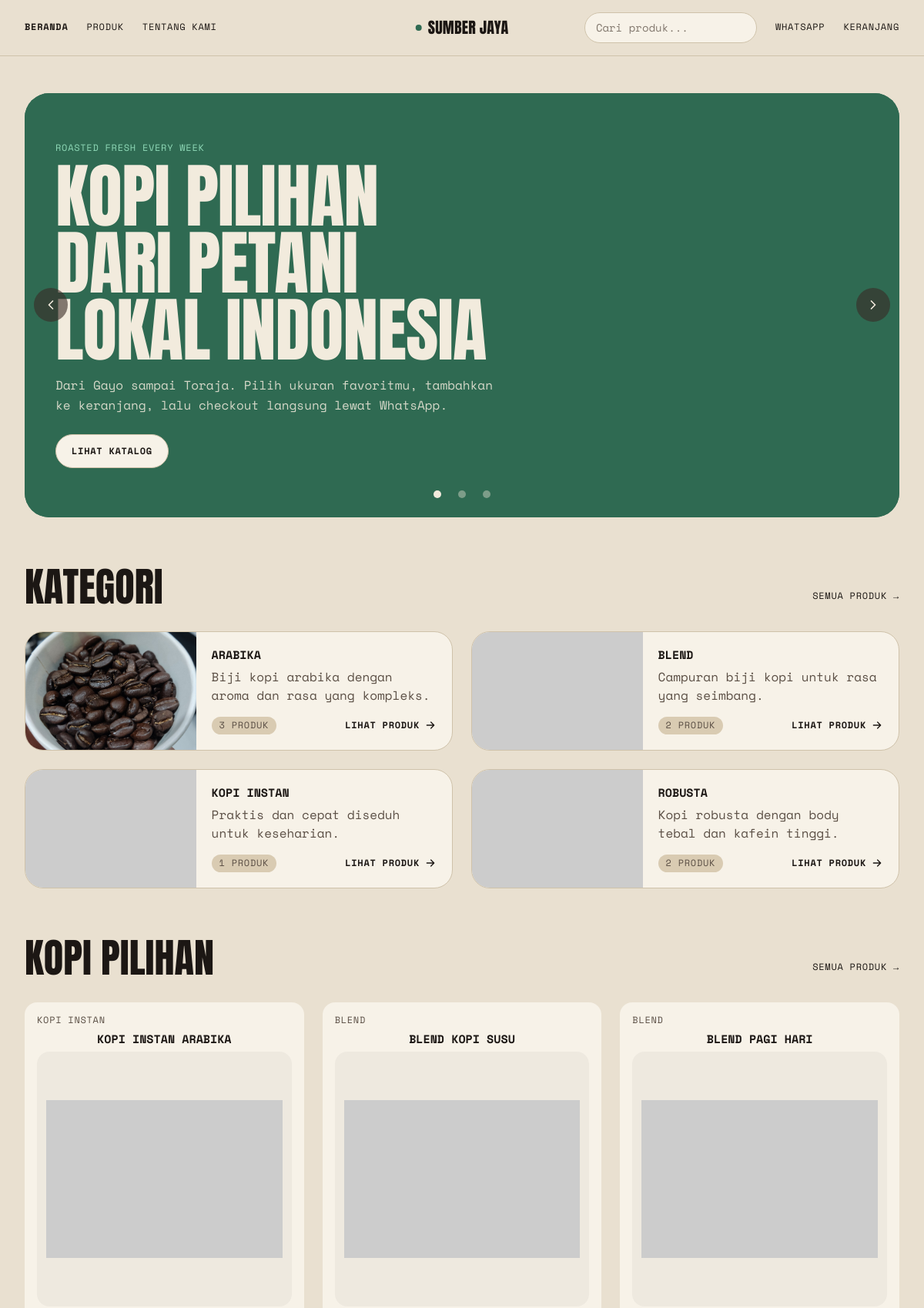
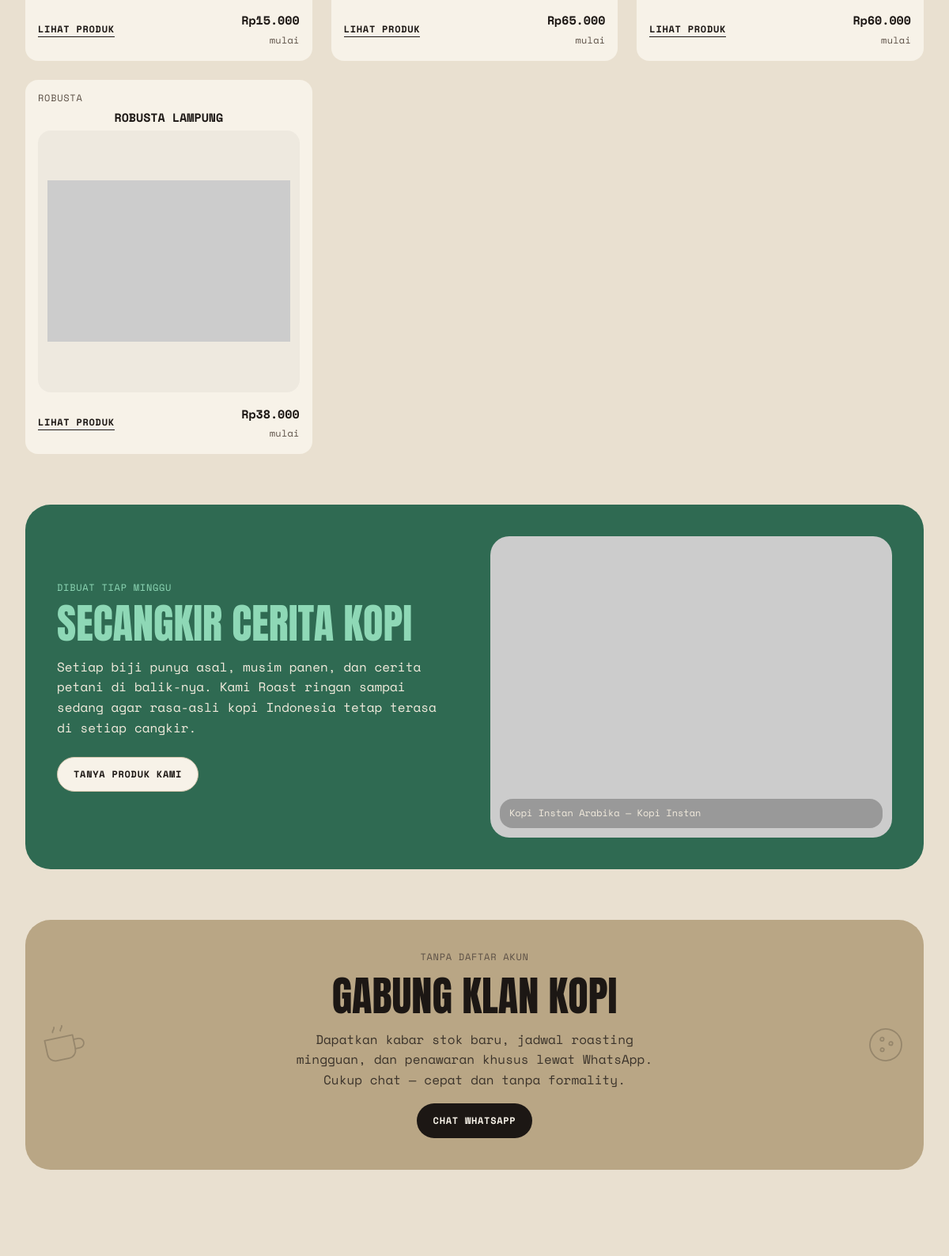
The page / (upper part) on the database its author committed (2 pictures, top to bottom).
### tables this page shows
CREATE TABLE IF NOT EXISTS `settings` (
  `id`              TINYINT UNSIGNED NOT NULL DEFAULT 1,
  `store_name`      VARCHAR(100) NOT NULL DEFAULT 'Sumber Jaya',
  `whatsapp_number` VARCHAR(30) NOT NULL DEFAULT '6281234567890',  
  `phone`           VARCHAR(30) NULL DEFAULT NULL,
  `address`         VARCHAR(255) NULL DEFAULT NULL,
  `email`           VARCHAR(100) NULL DEFAULT NULL,
  `about_text`      TEXT NULL,
  PRIMARY KEY (`id`)
);

CREATE TABLE IF NOT EXISTS `hero_slides` (
  `id`         INT UNSIGNED NOT NULL AUTO_INCREMENT,
  `label`      VARCHAR(100) NULL DEFAULT NULL,
  `title`      VARCHAR(150) NOT NULL,
  `text`       VARCHAR(300) NULL DEFAULT NULL,
  `image_url`  VARCHAR(500) NULL DEFAULT NULL,
  `cta_text`   VARCHAR(50) NULL DEFAULT NULL,
  `cta_url`    VARCHAR(255) NULL DEFAULT NULL,
  `sort_order` INT NOT NULL DEFAULT 0,
  `is_active`  TINYINT(1) NOT NULL DEFAULT 1,
  `created_at` DATETIME NULL DEFAULT NULL,
  PRIMARY KEY (`id`),
  KEY `idx_hero_slides_order` (`sort_order`, `is_active`)
);

CREATE TABLE IF NOT EXISTS `categories` (
  `id`          INT UNSIGNED NOT NULL AUTO_INCREMENT,
  `name`        VARCHAR(100) NOT NULL,
  `slug`        VARCHAR(120) NOT NULL,
  `description` VARCHAR(255) NULL DEFAULT NULL,
  `image_url`   VARCHAR(500) NULL DEFAULT NULL,
  `created_at`  DATETIME NULL DEFAULT NULL,
  PRIMARY KEY (`id`),
  UNIQUE KEY `uq_categories_slug` (`slug`)
);

CREATE TABLE IF NOT EXISTS `products` (
  `id`          INT UNSIGNED NOT NULL AUTO_INCREMENT,
  `category_id` INT UNSIGNED NOT NULL,
  `name`        VARCHAR(150) NOT NULL,
  `slug`        VARCHAR(170) NOT NULL,
  `description` TEXT NULL,
  `image_url`   VARCHAR(500) NULL DEFAULT NULL,
  `is_active`   TINYINT(1) NOT NULL DEFAULT 1,
  `created_at`  DATETIME NULL DEFAULT NULL,
  `updated_at`  DATETIME NULL DEFAULT NULL,
  PRIMARY KEY (`id`),
  UNIQUE KEY `uq_products_slug` (`slug`),
  KEY `idx_products_category` (`category_id`),
  CONSTRAINT `fk_products_category`
    FOREIGN KEY (`category_id`) REFERENCES `categories` (`id`)
    ON DELETE CASCADE ON UPDATE CASCADE
);

### application/views/home.php (the view, shortened to what the rows shown need)
<?php
$heroSlides = isset($heroSlides) ? $heroSlides : array();
$heroTotal = count($heroSlides);
$heroColors = array('bg-ds-forest', 'bg-ds-frame', 'bg-ds-ink');
$featureProduct = $featured ? $featured[0] : NULL;
?>
<section id="heroSlider" class="relative overflow-hidden rounded-xl bg-ds-forest" aria-roledescription="carousel" aria-label="Sorotan toko">
	<div class="grid">
		<?php foreach ($heroSlides as $i => $slide): ?>
			<div data-hero-slide
			     class="col-start-1 row-start-1 transition-opacity duration-700 <?= $i === 0 ? 'opacity-100' : 'opacity-0 pointer-events-none' ?>"
			     aria-roledescription="slide"
			     aria-label="Slide <?= $i + 1 ?> dari <?= count($heroSlides) ?>"
			     aria-hidden="<?= $i === 0 ? 'false' : 'true' ?>"
			     <?= $i === 0 ? '' : 'inert' ?>>
				<?php
				$ctaText = trim((string) $slide['cta_text']);
				$ctaUrl  = trim((string) $slide['cta_url']);
				if ($ctaUrl !== '' && ! preg_match('#^https?://#i', $ctaUrl))
				{
					$ctaUrl = site_url($ctaUrl);
				}
				?>
				<div class="relative <?= esc($heroColors[$i % count($heroColors)], 'attr') ?>">
					<div class="relative flex min-h-[26rem] items-end px-5 py-10 md:min-h-[32rem] md:items-center md:px-10 md:py-16">
						<div class="w-full max-w-3xl">
							<?php if (trim((string) $slide['label']) !== ''): ?>
								<p class="ds-label mb-3 text-ds-mint"><?= esc($slide['label']) ?></p>
							<?php endif; ?>
							<?php if ($i === 0): ?>
								<h1 class="ds-display-xl mb-4 text-ds-on-forest"><?= esc($slide['title']) ?></h1>
							<?php else: ?>
								<h2 class="ds-display-xl mb-4 text-ds-on-forest"><?= esc($slide['title']) ?></h2>
							<?php endif; ?>
							<?php if (trim((string) $slide['text']) !== ''): ?>
								<p class="ds-body ds-measure mb-6 text-ds-on-forest/85"><?= esc($slide['text']) ?></p>
							<?php endif; ?>
							<?php if ($ctaText !== '' && $ctaUrl !== ''): ?>
								<a href="<?= esc($ctaUrl, 'attr') ?>" class="ds-btn ds-btn--light">
									<?= esc($ctaText) ?>
								</a>
							<?php endif; ?>
						</div>
					</div>
				</div>
			</div>
		<?php endforeach; ?>
	</div>
	<?php if ($heroTotal > 1): ?>
	<div class="absolute inset-x-0 bottom-4 z-10 flex justify-center gap-1">
		<?php foreach ($heroSlides as $i => $slide): ?>
			<button type="button" data-hero-dot="<?= $i ?>" aria-label="Ke slide <?= $i + 1 ?>"
			        aria-current="<?= $i === 0 ? 'true' : 'false' ?>"
			        class="inline-flex h-7 w-7 items-center justify-center rounded-full focus:outline-none focus-visible:ring-2 focus-visible:ring-ds-mint">
				<span class="h-2.5 w-2.5 rounded-full <?= $i === 0 ? 'bg-ds-on-forest' : 'bg-ds-on-forest/40' ?>"></span>
			</button>
		<?php endforeach; ?>
	</div>
	<?php endif; ?>
</section>
<section class="mt-12 md:mt-16">
	<div class="mb-6 flex items-end justify-between gap-4 md:mb-8">
		<h2 class="ds-display-lg">Kategori</h2>
	</div>
	<?php if ( ! $categories): ?>
		<div class="ds-panel text-center text-ds-ink-soft">
			Belum ada kategori. Silakan tambahkan lewat halaman admin.
		</div>
	<?php else: ?>
		<div class="grid grid-cols-1 gap-4 md:grid-cols-2 md:gap-6">
			<?php foreach ($categories as $category): ?>
				<?php
				$categoryUrl   = site_url('products?kategori='.$category['slug']);
				$categoryImage = trim((string) $category['image_url']);
				?>
				<article class="ds-cat-card">
					<div class="ds-cat-card__media">
						<span class="ds-cat-card__fallback" aria-hidden="true">
						</span>
						<?php if ($categoryImage !== ''): ?>
							<img src="<?= esc(img_src($categoryImage), 'attr') ?>" alt="" loading="lazy"
							     onerror="this.style.display='none'">
						<?php endif; ?>
					</div>
					<div class="ds-cat-card__body">
						<h3 class="ds-title-sm ds-cat-card__name">
							<a href="<?= esc($categoryUrl, 'attr') ?>" class="ds-cat-card__link"><?= esc($category['name']) ?></a>
						</h3>
						<?php if (trim((string) $category['description']) !== ''): ?>
							<p class="ds-cat-card__desc"><?= esc((string) $category['description']) ?></p>
						<?php endif; ?>
						<div class="ds-cat-card__foot">
							<span class="ds-badge ds-badge--muted"><?= (int) $category['product_count'] ?> produk</span>
							<span class="ds-cat-card__cta">
								Lihat produk
								<svg viewBox="0 0 24 24" class="h-4 w-4" fill="none" stroke="currentColor" stroke-width="2" stroke-linecap="round" stroke-linejoin="round" aria-hidden="true">
									<path d="M5 12h14M13 6l6 6-6 6"/>
								</svg>
							</span>
						</div>
					</div>
				</article>
			<?php endforeach; ?>
		</div>
	<?php endif; ?>
</section>
<section class="mt-12 md:mt-16">
	<div class="mb-6 flex items-end justify-between gap-4 md:mb-8">
		<h2 class="ds-display-lg">Kopi Pilihan</h2>
	</div>
	<?php if ( ! $featured): ?>
		<div class="ds-panel text-center text-ds-ink-soft">
			Belum ada produk. Silakan tambahkan lewat halaman admin.
		</div>
	<?php else: ?>
		<div class="grid grid-cols-1 gap-3 md:grid-cols-2 md:gap-4 lg:grid-cols-3 lg:gap-6">
			<?php foreach ($featured as $product): ?>
				<?php $this->load->view('products/_card', array('product' => $product)); ?>
			<?php endforeach; ?>
		</div>
	<?php endif; ?>
</section>
<?php if ( ! empty($store['whatsapp_number'])): ?>
<section class="mt-12 md:mt-16">
	<div class="ds-feature">
		<div>
			<h2 class="ds-display-lg mb-4 text-ds-mint">Secangkir Cerita Kopi</h2>
		</div>
		<figure class="ds-feature__media">
			<?php if ($featureProduct && ! empty($featureProduct['image_url'])): ?>
				<img src="<?= esc(img_src($featureProduct['image_url']), 'attr') ?>" alt="<?= esc($featureProduct['name']) ?>"
				     class="aspect-[4/3] h-full w-full object-cover"
				     onerror="this.onerror=null;this.src='https://placehold.co/800x600/f5f5f4/78716c?text=Gambar+tidak+tersedia'">
				<figcaption class="ds-feature__caption">
					<?= esc($featureProduct['name']) ?>
					<?php if ( ! empty($featureProduct['category_name'])): ?>
						&mdash; <?= esc((string) $featureProduct['category_name']) ?>
					<?php endif; ?>
				</figcaption>
			<?php endif; ?>
		</figure>
	</div>
</section>
<section class="mt-12 md:mt-16">
	<div class="ds-cta">
		<h2 class="ds-display-lg max-w-[18ch]">Gabung Klan Kopi</h2>
	</div>
</section>
<?php endif; ?>

### application/views/layout/header.php (shortened to what the rows shown need)
<!DOCTYPE html>
<html lang="id">
<head>
	<script src="https://cdn.tailwindcss.com"></script>
	<script src="<?= base_url('assets/js/ds-tailwind-config.js') ?>"></script>
	<link rel="stylesheet" href="<?= base_url('assets/css/design-system.css') ?>">
</head>
<body class="flex min-h-screen flex-col">
<header class="sticky top-0 z-40 border-b border-ds-line bg-ds-page/90 backdrop-blur">
	<div class="mx-auto max-w-container px-4 md:px-6 xl:px-8">
		<div class="relative flex h-14 items-center justify-between gap-3 lg:h-[72px]">
			<a href="<?= site_url() ?>" class="ds-logo absolute left-1/2 hidden -translate-x-1/2 lg:inline-flex">
				<span class="ds-logo__dot" aria-hidden="true"></span>
				<span><?= esc($store['store_name']) ?></span>
			</a>
		</div>
	</div>
</header>
<main class="flex-1">
	<div class="mx-auto max-w-container px-4 py-8 md:px-6 md:py-12 xl:px-8">

### application/views/products/_card.php (shortened to what the rows shown need)
<article class="ds-product-card">
	<a href="<?= site_url('products/detail/'.$product['id']) ?>" class="ds-product-card__link">
		<span class="flex items-center justify-between gap-2">
			<span class="ds-label text-ds-ink-soft"><?= esc((string) $product['category_name']) ?></span>
		</span>
		<h3 class="ds-title-sm text-center"><?= esc($product['name']) ?></h3>
		<div class="ds-product-card__media">
			<?php if ( ! empty($product['image_url'])): ?>
				<img src="<?= esc(img_src($product['image_url']), 'attr') ?>" alt="<?= esc($product['name']) ?>"
				     class="h-full w-full object-contain" loading="lazy" width="600" height="600"
				     onerror="this.onerror=null;this.src='https://placehold.co/600x600/f5f5f4/78716c?text=Gambar+tidak+tersedia'">
			<?php else: ?>
				<span class="ds-caption text-ds-ink-soft">Tanpa gambar</span>
			<?php endif; ?>
		</div>
		<div class="ds-product-card__foot">
			<span class="ds-product-card__cta">Lihat Produk</span>
			<?php if ($product['min_price'] !== NULL): ?>
				<span class="text-right">
					<span class="ds-product-card__price block"><?= rupiah($product['min_price']) ?></span>
					<span class="ds-caption text-ds-ink-soft">mulai</span>
				</span>
			<?php else: ?>
				<span class="ds-badge ds-badge--muted">Harga belum diisi</span>
			<?php endif; ?>
		</div>
	</a>
</article>

### rows shown on the page
settings: store_name "SUMBER JAYA"
hero_slides: label "ROASTED FRESH EVERY WEEK", title "KOPI PILIHAN DARI PETANI LOKAL INDONESIA", text "Dari Gayo sampai Toraja. Pilih ukuran favoritmu, tambahkan ke keranjang, lalu checkout langsung lewat WhatsApp.", cta_text "LIHAT KATALOG"
categories: image_url (picture), name "ARABIKA", description "Biji kopi arabika dengan aroma dan rasa yang kompleks.", product_count "3"
categories: name "BLEND", description "Campuran biji kopi untuk rasa yang seimbang.", product_count "2"
categories: name "KOPI INSTAN", description "Praktis dan cepat diseduh untuk keseharian.", product_count "1", name "Kopi Instan"
categories: name "ROBUSTA", description "Kopi robusta dengan body tebal dan kafein tinggi.", product_count "2"
products: category.name "KOPI INSTAN", name "KOPI INSTAN ARABIKA", min_price "Rp15.000", name "Kopi Instan Arabika"
products: category.name "BLEND", name "BLEND KOPI SUSU", min_price "Rp65.000"
products: category.name "BLEND", name "BLEND PAGI HARI", min_price "Rp60.000"
products: category.name "ROBUSTA", name "ROBUSTA LAMPUNG", min_price "Rp38.000"
